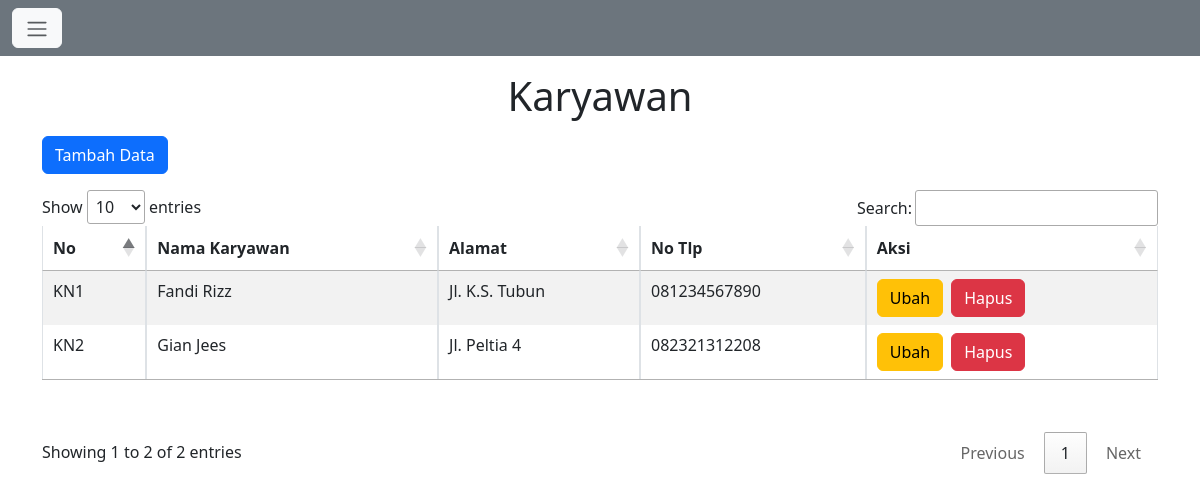
The page /karyawan.php (signed in) on the database its author committed.
### tables this page shows
CREATE TABLE `tb_karyawan` (
  `id_karyawan` varchar(50) NOT NULL,
  `nama_karyawan` varchar(75) NOT NULL,
  `alamat_karyawan` varchar(75) NOT NULL,
  `no_tlp` varchar(15) NOT NULL
);

### karyawan.php (the view, shortened to what this page needs)
<!doctype html>
<html lang="en">
<head>
    <link href="https://cdn.jsdelivr.net/npm/bootstrap@5.3.0-alpha3/dist/css/bootstrap.min.css" rel="stylesheet">
    <link rel="stylesheet" href="https://cdn.datatables.net/1.13.4/css/jquery.dataTables.min.css">
</head>
<body>
    <nav class="navbar navbar-expand-lg bg-bodytertiary bg-secondary">
        <div class="container-fluid">
            <button class="btn btn-light" type="button" data-bs-toggle="offcanvas" data-bs-target="#offcanvasScrolling" aria-controls="offcanvasScrolling"><span class="navbar-toggler-icon"></span></button>
        </div>
    </nav>
    <div class="container">
        <h1 class="text-center mt-3 mb-3">Karyawan</h1>
        <button type="button" class="btn btn-primary mb-3" data-bs-toggle="modal" data-bs-target="#modalTambah" data-bs-whatever="@getbootstrap">Tambah Data</button>
        <table class="table table-striped table-bordered mt-3 mb-5" id="tbl_karyawan">
            <thead>
                <tr>
                    <th>No</th>
                    <th>Nama Karyawan</th>
                    <th>Alamat</th>
                    <th>No Tlp</th>
                    <th>Aksi</th>
                </tr>
            </thead>
            <tbody class="table-group-divider">
                <?php
                include 'config.php';
                $query = mysqli_query($conn, "SELECT * FROM tb_karyawan");
                while ($data = mysqli_fetch_array($query)) {
                ?>
                    <tr>
                        <td> <?php echo $data['id_karyawan']; ?> </td>
                        <td> <?php echo $data['nama_karyawan']; ?> </td>
                        <td> <?php echo $data['alamat_karyawan']; ?> </td>
                        <td> <?php echo $data['no_tlp']; ?> </td>
                        <td class="d-flex"> <button type="button" class="btn btn-warning me-2" data-bs-toggle="modal" data-bs-target="#modalUbah<?php echo $data['id_karyawan']; ?>">
                                Ubah
                            </button>
                            <button type="button" class="btn btn-danger" data-bs-toggle="modal" data-bs-target="#modalHapus<?php echo $data['id_karyawan']; ?>">
                                Hapus
                            </button>
                        </td>
                    </tr>
                <?php
                }
                ?>
            </tbody>
        </table>
    </div>
</body>
</html>

### rows shown on the page
tb_karyawan: id_karyawan "KN1", nama_karyawan "Fandi Rizz", alamat_karyawan "Jl. K.S. Tubun", no_tlp "081234567890"
tb_karyawan: id_karyawan "KN2", nama_karyawan "Gian Jees", alamat_karyawan "Jl. Peltia 4", no_tlp "082321312208"
